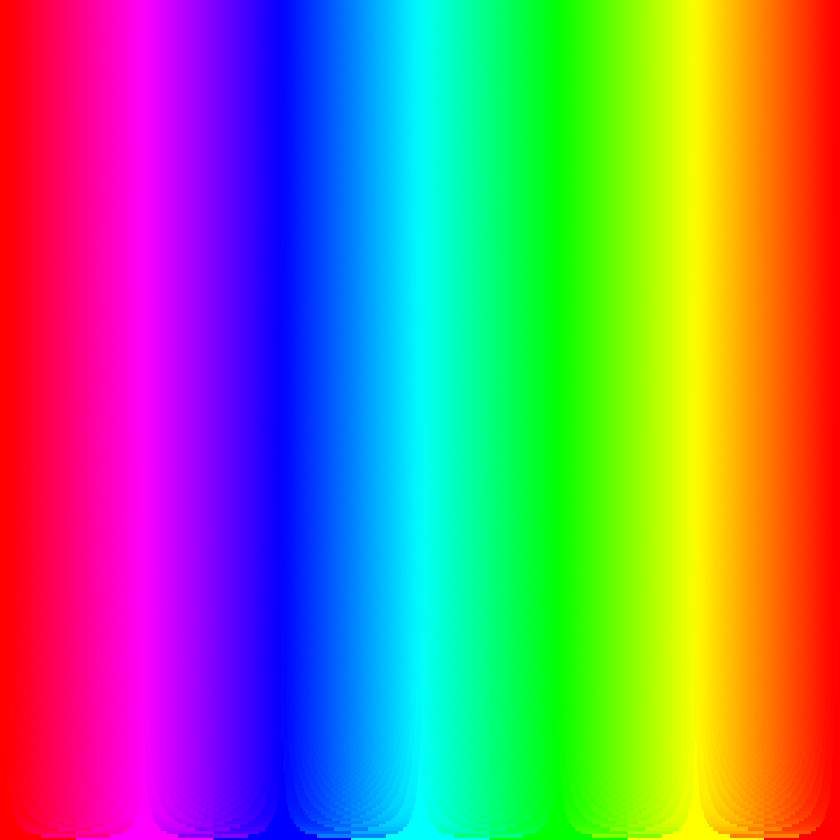
#> input picture u2/test_alpha1.png, 840 x 840 px, shrunk from 1200 x 1200 before the run
$ python test3.py
#> lines starting #> are read from the running program, lines starting #| are printed output that depends on the picture
import cv2
import matplotlib.pyplot as plt
# 彩色图转化为灰度图
image = cv2.imread('test_alpha1.png',cv2.IMREAD_GRAYSCALE)
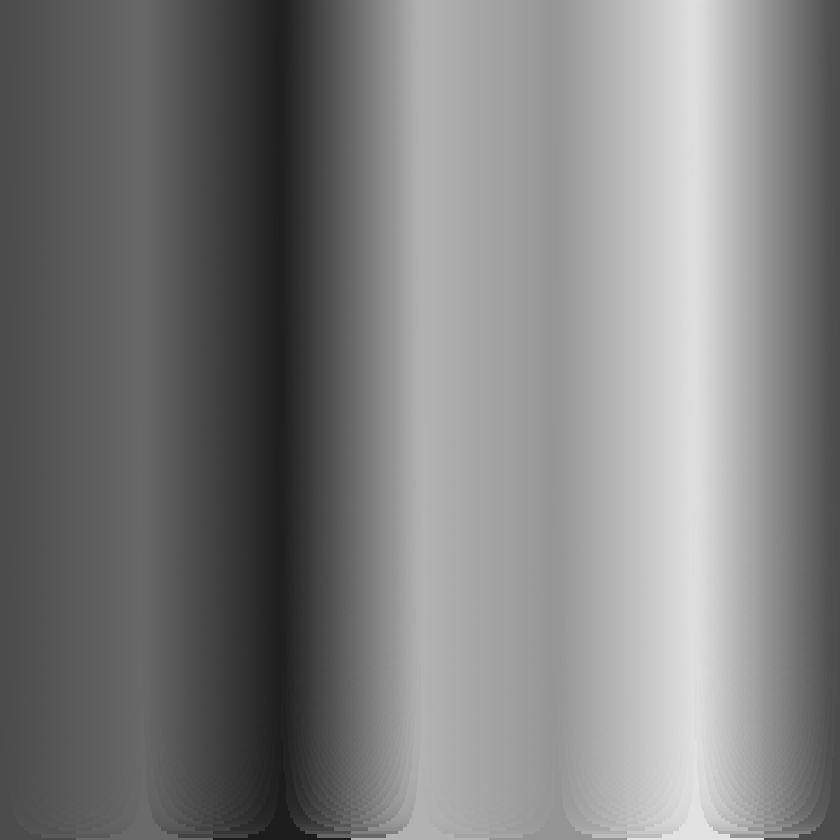
#> image: shape (840, 840); min 29, max 225, mean 125.9
# cv2.IMREAD_GRAYSCALE 总是返回一个灰度图
cv2.imwrite('test_alpha2.png',image)
print(image.shape)
#| (840, 840)
print('*'*40)

# 与原图进行对比
image1 = cv2.imread('test_alpha.png')
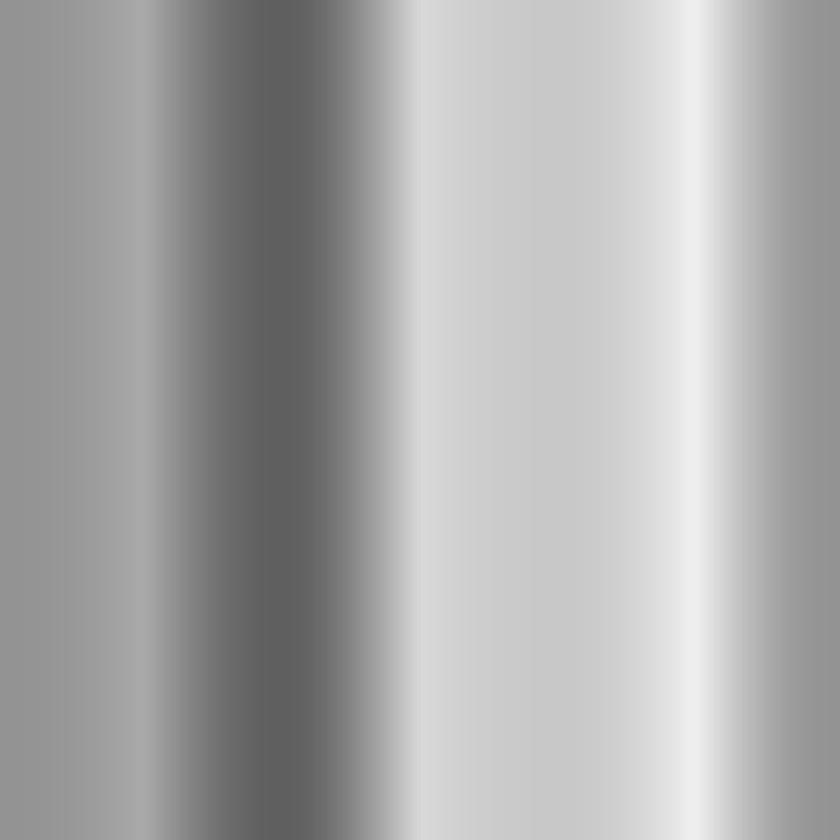
#> input picture u2/test_alpha.png, 840 x 840 px, shrunk from 1200 x 1200 before the run
#> image1 is the input picture: shape (840, 840, 3); min 95, max 238, mean 169
print(image1.shape)
#| (840, 840, 3)
print("*" * 40)

# BGR转RGB
image2 = cv2.imread('test5.jpg')
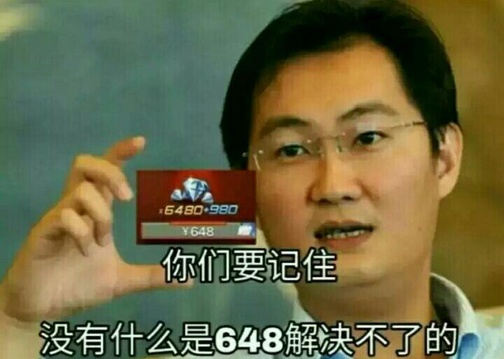
#> input picture u2/test5.jpg, 504 x 359 px, shrunk from 720 x 513 before the run
#> image2 is the input picture: shape (359, 504, 3); mean B, G, R 67.5, 103.1, 106.2
B, G, R = cv2.split(image2)  # split函数通道分离
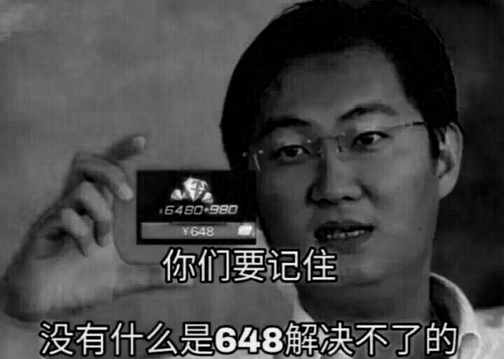
#> B: shape (359, 504); min 0, max 254, mean 67.5
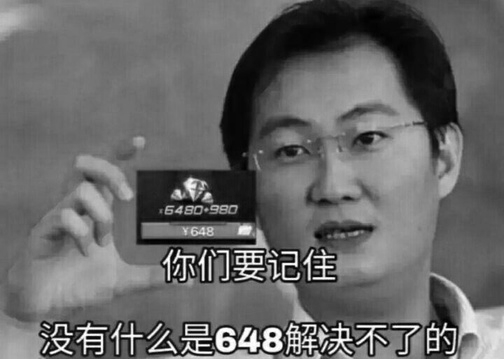
#> G: shape (359, 504); min 0, max 255, mean 103.1
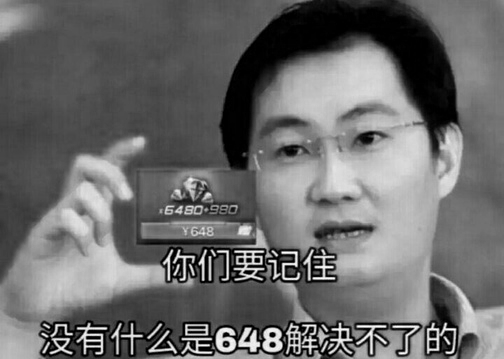
#> R: shape (359, 504); min 0, max 255, mean 106.2
image2_rgb = cv2.merge([R, G, B])  # merge函数将多个单通道图像合成为一幅多通道图像
plt.figure('BGR_RGB')  # figure显示窗口的名字

# 显示opencv读进来的image2,通道顺序BGR
plt.subplot(3, 3, 1),plt.imshow(image2)
# subplot将多个画画到一个平面上，图排成3行3列，1代表图片的位置
# p=1代表从左至右从上到下的第一个位置

# 显示B通道
plt.subplot(3, 3, 4),plt.imshow(B)  # 图排成3行3列，4代表图片的位置

# 显示G通道
plt.subplot(3, 3, 5),plt.imshow(G)  # 图排成3行3列，5代表图片的位置

# 显示R通道
plt.subplot(3, 3, 6),plt.imshow(R)  # 图排成3行3列，6代表图片的位置

# 显示将BGR转换为RGB的图像
plt.subplot(3, 3, 7),plt.imshow(image2_rgb)  # 图排成3行3列，7代表图片的位置
plt.show()
#> figure, not shown here; B, G, R data is drawn as R, G, B
